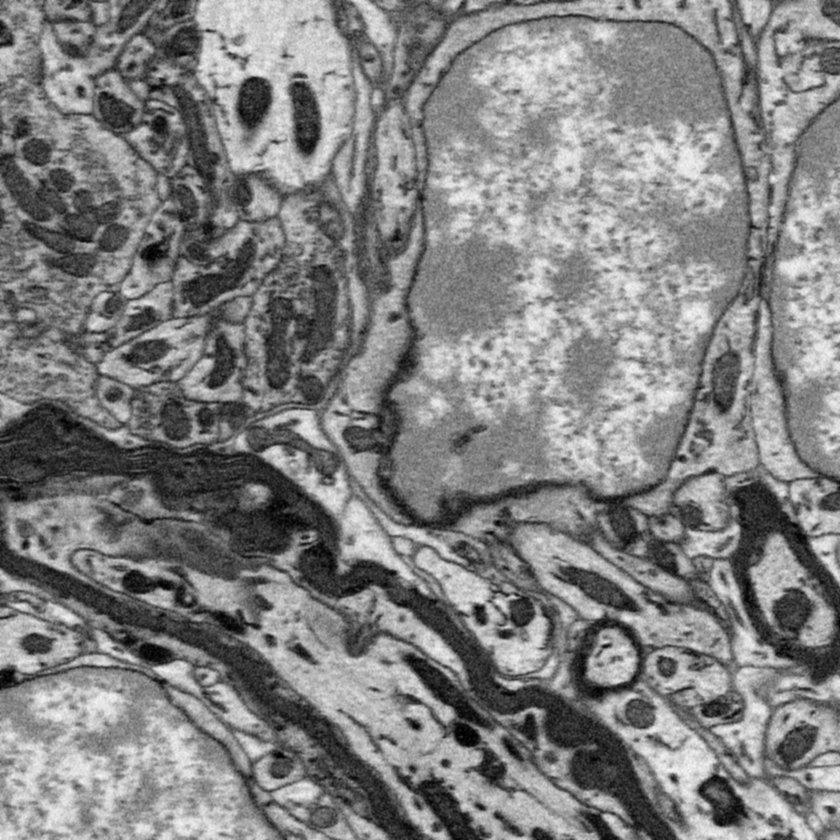
#> input picture Mito_TestSample/Testset/images.040.png, 840 x 840 px, shrunk from 1024 x 1024 before the run
$ python overlay.py ../../Mito_TestSample/Testset/images.040.png ../../Mito_TestSample/Testset/images.041.png out.png
#> lines starting #> are read from the running program, lines starting #| are printed output that depends on the picture
#!/usr/bin/env python

"""
Overlay image frame for CDeep3M
NCMIR/NBCR, UCSD -- Authors: M Haberl -- Date: 2/2019


Example:
python overlay.py ~/rawimage/image_001.png ~/pediction/segmented_001.png ~/overlay_001.png


"""

import sys
import cv2
import numpy as np
import argparse


def _parse_arguments(desc, theargs):
    """Parses command line arguments using argparse
    """
    help_formatter = argparse.RawDescriptionHelpFormatter
    parser = argparse.ArgumentParser(description=desc,
                                     formatter_class=help_formatter)
    parser.add_argument('inputrawimage_name',
                        help='File containing list of input raw image name')
    parser.add_argument('inputsegmentedimage_name',
                        help='File containing list of input segmented image name')
    parser.add_argument('outputoverlayimage_name',
                        help='File containing list of output overlay image name')
    return parser.parse_args(theargs)

desc = """
"""

# Parse arguments
theargs = _parse_arguments(desc, sys.argv[1:])


raw_image = cv2.imread(theargs.inputrawimage_name, cv2.IMREAD_UNCHANGED)
#> raw_image is the input picture: shape (840, 840); min 0, max 245, mean 128.6
#raw_stack = np.dstack((raw_image,raw_image,raw_image))

segmented = cv2.imread(theargs.inputsegmentedimage_name, cv2.IMREAD_UNCHANGED)
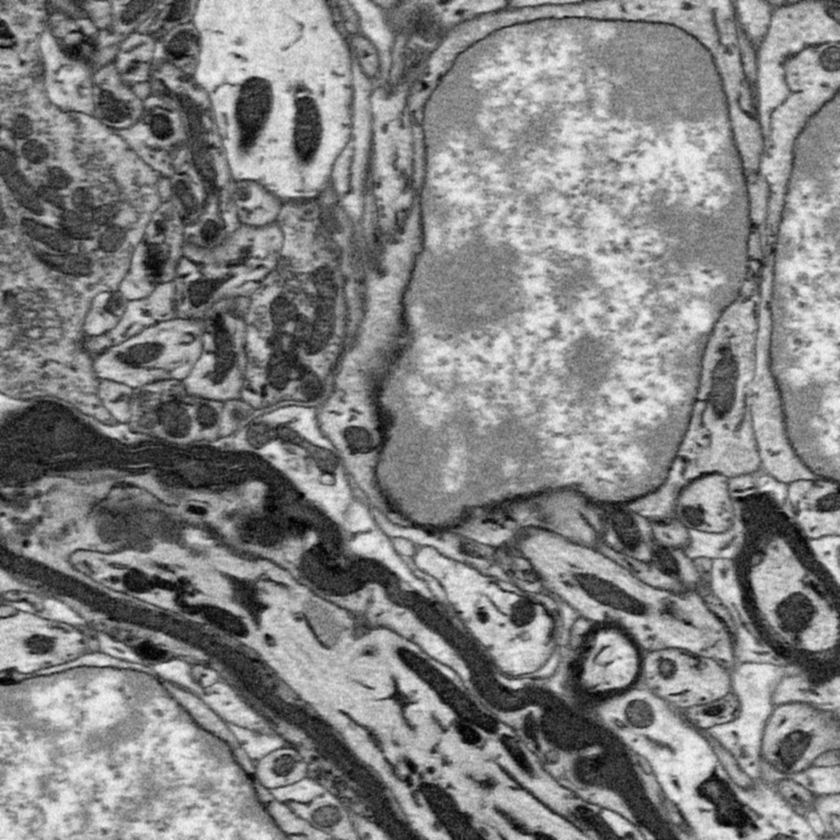
#> input picture Mito_TestSample/Testset/images.041.png, 840 x 840 px, shrunk from 1024 x 1024 before the run
#> segmented is the input picture: shape (840, 840); min 1, max 243, mean 130.5

# overlay
alpha = 0.45
overlayed = cv2.addWeighted(segmented, alpha , raw_image, 1 - alpha, 0)
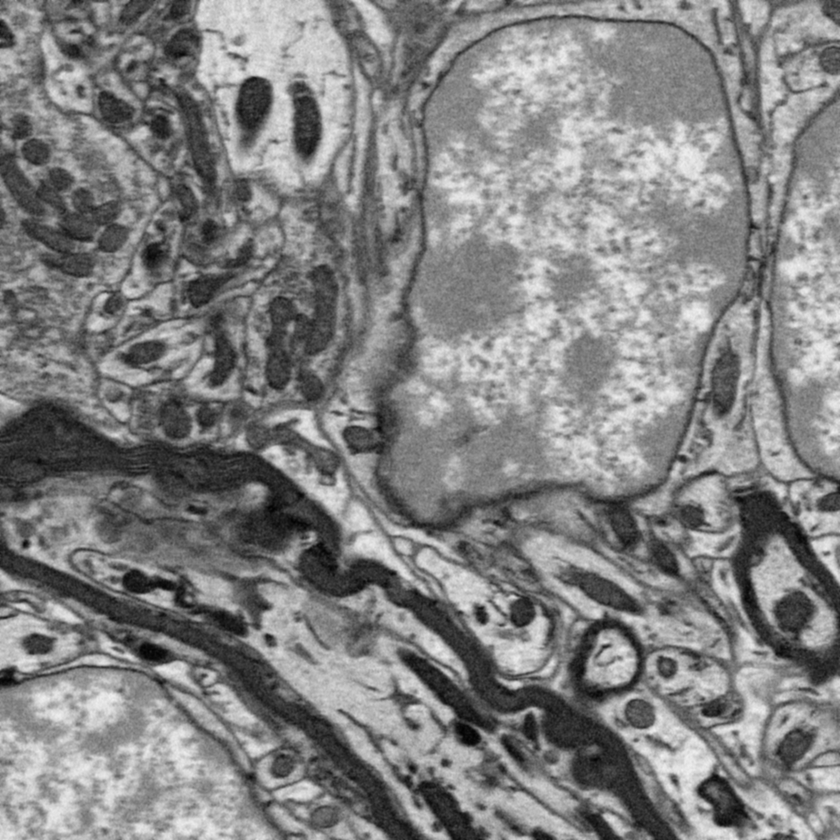
#> overlayed: shape (840, 840); min 2, max 240, mean 129.5

sys.stdout.write('Saving: ' + str(theargs.outputoverlayimage_name) + '\n')
cv2.imwrite(theargs.outputoverlayimage_name, overlayed)
